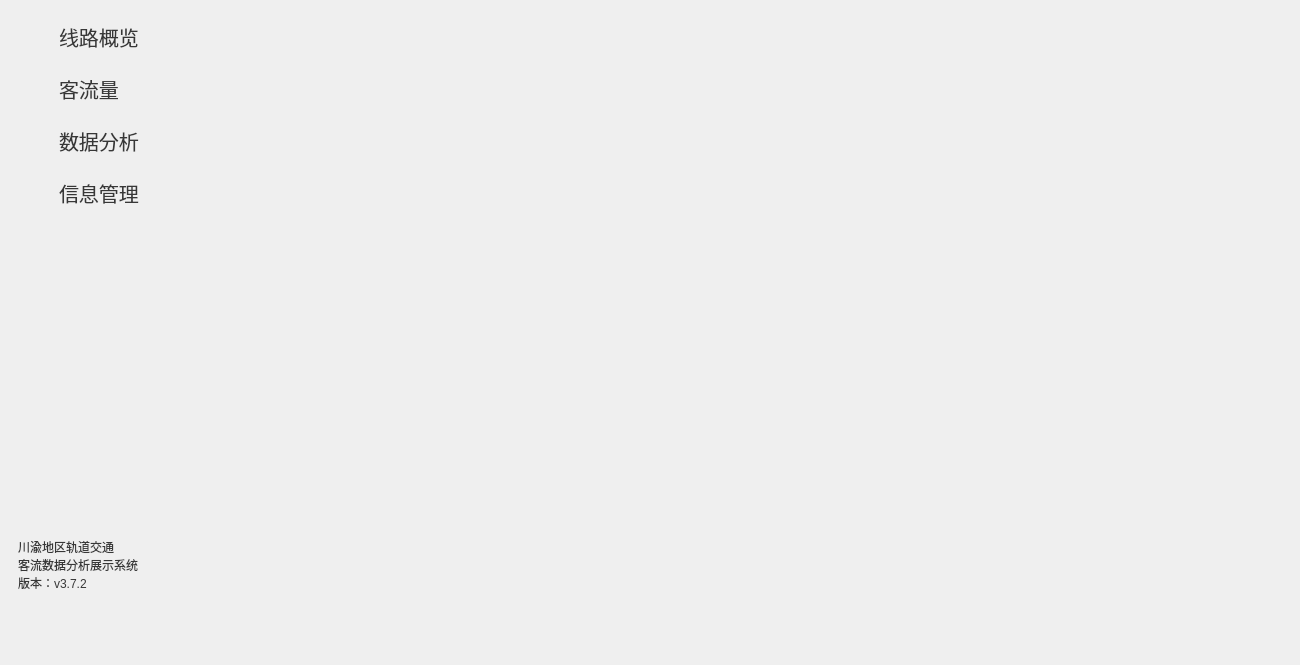
<?xml version="1.0" encoding="UTF-8"?>
<ui version="4.0">
 <class>sideBar</class>
 <widget class="QWidget" name="sideBar">
  <property name="geometry">
   <rect>
    <x>0</x>
    <y>0</y>
    <width>1300</width>
    <height>665</height>
   </rect>
  </property>
  <property name="sizePolicy">
   <sizepolicy hsizetype="Expanding" vsizetype="Expanding">
    <horstretch>0</horstretch>
    <verstretch>0</verstretch>
   </sizepolicy>
  </property>
  <property name="windowTitle">
   <string>Form</string>
  </property>
  <property name="styleSheet">
   <string notr="true"/>
  </property>
  <layout class="QHBoxLayout" name="horizontalLayout">
   <property name="spacing">
    <number>0</number>
   </property>
   <property name="leftMargin">
    <number>0</number>
   </property>
   <property name="topMargin">
    <number>0</number>
   </property>
   <property name="rightMargin">
    <number>0</number>
   </property>
   <property name="bottomMargin">
    <number>0</number>
   </property>
   <item>
    <widget class="QWidget" name="bar" native="true">
     <property name="maximumSize">
      <size>
       <width>200</width>
       <height>16777215</height>
      </size>
     </property>
     <property name="styleSheet">
      <string notr="true">#bar{
border-image: url(:/images/sideBar/black0.png) 0 0 0 0 stretch stretch;
border-bottom-left-radius:12px;
}



/* ====== 通用 ====== */
QWidget#lineButton,
QWidget#trafficButton,
QWidget#dataAnalysisButton,
QWidget#infoManagementButton {
    border: none;                        /* 清除布局间缝隙 */
    border-image: url(:/images/sideBar/black0.png) 0 stretch;   /* 默认（black0）*/
}

/* ====== 悬停高亮 ====== */
QWidget#lineButton:hover,
QWidget#trafficButton:hover,
QWidget#dataAnalysisButton:hover,
QWidget#infoManagementButton:hover {
    border-image: url(:/images/sideBar/black1.png) 0 stretch;   /* hover → black1 */
}

/* ====== 选中常亮 ====== */
QWidget#lineButton[selected=&quot;true&quot;],
QWidget#trafficButton[selected=&quot;true&quot;],
QWidget#dataAnalysisButton[selected=&quot;true&quot;],
QWidget#infoManagementButton[selected=&quot;true&quot;] {
    border-image: url(:/images/sideBar/black2.png) 0 stretch;   /* checked → black2 */
}
</string>
     </property>
     <layout class="QVBoxLayout" name="verticalLayout_2">
      <property name="spacing">
       <number>2</number>
      </property>
      <property name="leftMargin">
       <number>5</number>
      </property>
      <property name="topMargin">
       <number>10</number>
      </property>
      <property name="rightMargin">
       <number>5</number>
      </property>
      <property name="bottomMargin">
       <number>10</number>
      </property>
      <item>
       <widget class="QWidget" name="lineButton" native="true">
        <property name="sizePolicy">
         <sizepolicy hsizetype="Expanding" vsizetype="Fixed">
          <horstretch>0</horstretch>
          <verstretch>0</verstretch>
         </sizepolicy>
        </property>
        <property name="minimumSize">
         <size>
          <width>0</width>
          <height>50</height>
         </size>
        </property>
        <property name="maximumSize">
         <size>
          <width>16777215</width>
          <height>50</height>
         </size>
        </property>
        <property name="cursor">
         <cursorShape>PointingHandCursor</cursorShape>
        </property>
        <property name="mouseTracking">
         <bool>true</bool>
        </property>
        <property name="styleSheet">
         <string notr="true">#lineButton{
 border-radius: 12px;
}</string>
        </property>
        <property name="selected" stdset="0">
         <bool>false</bool>
        </property>
        <layout class="QHBoxLayout" name="horizontalLayout_2">
         <property name="leftMargin">
          <number>13</number>
         </property>
         <property name="rightMargin">
          <number>13</number>
         </property>
         <property name="bottomMargin">
          <number>5</number>
         </property>
         <item>
          <widget class="QWidget" name="logo1" native="true">
           <property name="minimumSize">
            <size>
             <width>35</width>
             <height>35</height>
            </size>
           </property>
           <property name="maximumSize">
            <size>
             <width>35</width>
             <height>35</height>
            </size>
           </property>
           <property name="styleSheet">
            <string notr="true">#logo1{
border-image: url(:/images/sideBar/logo1.png) 0 0 0 0 stretch stretch;
}</string>
           </property>
          </widget>
         </item>
         <item>
          <widget class="QLabel" name="text1">
           <property name="font">
            <font>
             <pointsize>15</pointsize>
            </font>
           </property>
           <property name="styleSheet">
            <string notr="true">color: rgb(55, 55, 55);</string>
           </property>
           <property name="text">
            <string>线路概览</string>
           </property>
          </widget>
         </item>
        </layout>
       </widget>
      </item>
      <item>
       <widget class="QWidget" name="trafficButton" native="true">
        <property name="sizePolicy">
         <sizepolicy hsizetype="Expanding" vsizetype="Fixed">
          <horstretch>0</horstretch>
          <verstretch>0</verstretch>
         </sizepolicy>
        </property>
        <property name="minimumSize">
         <size>
          <width>0</width>
          <height>50</height>
         </size>
        </property>
        <property name="maximumSize">
         <size>
          <width>16777215</width>
          <height>50</height>
         </size>
        </property>
        <property name="cursor">
         <cursorShape>PointingHandCursor</cursorShape>
        </property>
        <property name="styleSheet">
         <string notr="true">#trafficButton{
 border-radius: 12px;
}</string>
        </property>
        <layout class="QHBoxLayout" name="horizontalLayout_3">
         <property name="leftMargin">
          <number>13</number>
         </property>
         <property name="rightMargin">
          <number>13</number>
         </property>
         <property name="bottomMargin">
          <number>5</number>
         </property>
         <item>
          <widget class="QWidget" name="logo2" native="true">
           <property name="minimumSize">
            <size>
             <width>35</width>
             <height>35</height>
            </size>
           </property>
           <property name="maximumSize">
            <size>
             <width>35</width>
             <height>35</height>
            </size>
           </property>
           <property name="styleSheet">
            <string notr="true">#logo2{
border-image: url(:/images/sideBar/logo2.png) 0 0 0 0 stretch stretch;
}</string>
           </property>
          </widget>
         </item>
         <item>
          <widget class="QLabel" name="text2">
           <property name="font">
            <font>
             <pointsize>15</pointsize>
            </font>
           </property>
           <property name="styleSheet">
            <string notr="true">color: rgb(55, 55, 55);</string>
           </property>
           <property name="text">
            <string>客流量</string>
           </property>
          </widget>
         </item>
        </layout>
       </widget>
      </item>
      <item>
       <widget class="QWidget" name="dataAnalysisButton" native="true">
        <property name="sizePolicy">
         <sizepolicy hsizetype="Expanding" vsizetype="Fixed">
          <horstretch>0</horstretch>
          <verstretch>0</verstretch>
         </sizepolicy>
        </property>
        <property name="minimumSize">
         <size>
          <width>0</width>
          <height>50</height>
         </size>
        </property>
        <property name="maximumSize">
         <size>
          <width>16777215</width>
          <height>50</height>
         </size>
        </property>
        <property name="cursor">
         <cursorShape>PointingHandCursor</cursorShape>
        </property>
        <property name="styleSheet">
         <string notr="true">#dataAnalysisButton{
 border-radius: 12px;


}</string>
        </property>
        <layout class="QHBoxLayout" name="horizontalLayout_4">
         <property name="leftMargin">
          <number>13</number>
         </property>
         <property name="rightMargin">
          <number>13</number>
         </property>
         <property name="bottomMargin">
          <number>5</number>
         </property>
         <item>
          <widget class="QWidget" name="logo3" native="true">
           <property name="minimumSize">
            <size>
             <width>35</width>
             <height>35</height>
            </size>
           </property>
           <property name="maximumSize">
            <size>
             <width>35</width>
             <height>35</height>
            </size>
           </property>
           <property name="styleSheet">
            <string notr="true">#logo3{
border-image: url(:/images/sideBar/logo3.png) 0 0 0 0 stretch stretch;
}</string>
           </property>
          </widget>
         </item>
         <item>
          <widget class="QLabel" name="text3">
           <property name="font">
            <font>
             <pointsize>15</pointsize>
            </font>
           </property>
           <property name="styleSheet">
            <string notr="true">color: rgb(55, 55, 55);</string>
           </property>
           <property name="text">
            <string>数据分析</string>
           </property>
          </widget>
         </item>
        </layout>
       </widget>
      </item>
      <item>
       <widget class="QWidget" name="infoManagementButton" native="true">
        <property name="sizePolicy">
         <sizepolicy hsizetype="Expanding" vsizetype="Fixed">
          <horstretch>0</horstretch>
          <verstretch>0</verstretch>
         </sizepolicy>
        </property>
        <property name="minimumSize">
         <size>
          <width>0</width>
          <height>50</height>
         </size>
        </property>
        <property name="maximumSize">
         <size>
          <width>16777215</width>
          <height>50</height>
         </size>
        </property>
        <property name="cursor">
         <cursorShape>PointingHandCursor</cursorShape>
        </property>
        <property name="styleSheet">
         <string notr="true">#infoManagementButton{
 border-radius: 12px;
}

#logo4{
border-image: url(:/images/sideBar/logo4.png) 0 0 0 0 stretch stretch;
}</string>
        </property>
        <layout class="QHBoxLayout" name="horizontalLayout_5">
         <property name="leftMargin">
          <number>13</number>
         </property>
         <property name="rightMargin">
          <number>13</number>
         </property>
         <property name="bottomMargin">
          <number>5</number>
         </property>
         <item>
          <widget class="QWidget" name="logo4" native="true">
           <property name="minimumSize">
            <size>
             <width>35</width>
             <height>35</height>
            </size>
           </property>
           <property name="maximumSize">
            <size>
             <width>35</width>
             <height>35</height>
            </size>
           </property>
          </widget>
         </item>
         <item>
          <widget class="QLabel" name="text4">
           <property name="font">
            <font>
             <pointsize>15</pointsize>
            </font>
           </property>
           <property name="styleSheet">
            <string notr="true">color: rgb(55, 55, 55);</string>
           </property>
           <property name="text">
            <string>信息管理</string>
           </property>
          </widget>
         </item>
        </layout>
       </widget>
      </item>
      <item>
       <spacer name="verticalSpacer">
        <property name="orientation">
         <enum>Qt::Orientation::Vertical</enum>
        </property>
        <property name="sizeHint" stdset="0">
         <size>
          <width>20</width>
          <height>40</height>
         </size>
        </property>
       </spacer>
      </item>
      <item>
       <widget class="QWidget" name="smallphoto" native="true">
        <property name="sizePolicy">
         <sizepolicy hsizetype="Expanding" vsizetype="Fixed">
          <horstretch>0</horstretch>
          <verstretch>0</verstretch>
         </sizepolicy>
        </property>
        <property name="minimumSize">
         <size>
          <width>0</width>
          <height>64</height>
         </size>
        </property>
        <property name="maximumSize">
         <size>
          <width>1000000</width>
          <height>64</height>
         </size>
        </property>
        <layout class="QHBoxLayout" name="horizontalLayout_7">
         <property name="leftMargin">
          <number>0</number>
         </property>
         <property name="topMargin">
          <number>0</number>
         </property>
         <property name="rightMargin">
          <number>0</number>
         </property>
         <property name="bottomMargin">
          <number>0</number>
         </property>
         <item>
          <widget class="QWidget" name="photo1" native="true">
           <property name="sizePolicy">
            <sizepolicy hsizetype="Fixed" vsizetype="Fixed">
             <horstretch>0</horstretch>
             <verstretch>0</verstretch>
            </sizepolicy>
           </property>
           <property name="minimumSize">
            <size>
             <width>64</width>
             <height>64</height>
            </size>
           </property>
           <property name="maximumSize">
            <size>
             <width>64</width>
             <height>64</height>
            </size>
           </property>
           <property name="styleSheet">
            <string notr="true">#photo1{
border-image: url(:/images/photo1.png) 0 0 0 0 stretch stretch;

}</string>
           </property>
          </widget>
         </item>
        </layout>
       </widget>
      </item>
      <item>
       <widget class="QWidget" name="photo" native="true">
        <property name="minimumSize">
         <size>
          <width>190</width>
          <height>64</height>
         </size>
        </property>
        <property name="maximumSize">
         <size>
          <width>190</width>
          <height>64</height>
         </size>
        </property>
        <property name="styleSheet">
         <string notr="true">border-image: url(:/images/photo.png) 0 0 0 0 stretch stretch;</string>
        </property>
       </widget>
      </item>
      <item>
       <widget class="QWidget" name="labelWidget" native="true">
        <property name="sizePolicy">
         <sizepolicy hsizetype="Expanding" vsizetype="Preferred">
          <horstretch>0</horstretch>
          <verstretch>0</verstretch>
         </sizepolicy>
        </property>
        <property name="minimumSize">
         <size>
          <width>0</width>
          <height>80</height>
         </size>
        </property>
        <property name="maximumSize">
         <size>
          <width>16777215</width>
          <height>80</height>
         </size>
        </property>
        <layout class="QVBoxLayout" name="verticalLayout">
         <property name="leftMargin">
          <number>13</number>
         </property>
         <item>
          <widget class="QLabel" name="label">
           <property name="sizePolicy">
            <sizepolicy hsizetype="Expanding" vsizetype="Expanding">
             <horstretch>0</horstretch>
             <verstretch>0</verstretch>
            </sizepolicy>
           </property>
           <property name="styleSheet">
            <string notr="true">color: rgb(55, 55, 55);</string>
           </property>
           <property name="text">
            <string>川渝地区轨道交通
客流数据分析展示系统
版本：v3.7.2</string>
           </property>
          </widget>
         </item>
        </layout>
       </widget>
      </item>
      <item>
       <widget class="QWidget" name="base" native="true">
        <layout class="QHBoxLayout" name="horizontalLayout_6">
         <item>
          <spacer name="horizontalSpacer">
           <property name="orientation">
            <enum>Qt::Orientation::Horizontal</enum>
           </property>
           <property name="sizeHint" stdset="0">
            <size>
             <width>40</width>
             <height>20</height>
            </size>
           </property>
          </spacer>
         </item>
         <item>
          <widget class="QPushButton" name="toggleBtn">
           <property name="minimumSize">
            <size>
             <width>30</width>
             <height>30</height>
            </size>
           </property>
           <property name="maximumSize">
            <size>
             <width>30</width>
             <height>30</height>
            </size>
           </property>
           <property name="cursor">
            <cursorShape>PointingHandCursor</cursorShape>
           </property>
           <property name="styleSheet">
            <string notr="true">#toggleBtn {
    image: url(:/images/sideBar/close.png);
    border: none;                           /* 去边框 */
    background: transparent;                /* 去背景 */
}

#toggleBtn:checked {
    image: url(:/images/sideBar/open.png);
}</string>
           </property>
           <property name="text">
            <string/>
           </property>
           <property name="flat">
            <bool>true</bool>
           </property>
          </widget>
         </item>
        </layout>
       </widget>
      </item>
     </layout>
    </widget>
   </item>
   <item>
    <widget class="QStackedWidget" name="barContent">
     <property name="styleSheet">
      <string notr="true"/>
     </property>
     <widget class="QWidget" name="page0">
      <property name="styleSheet">
       <string notr="true">#page0{
border-image: url(:/images/mainwindow/mainwindow_background.png) 0 0 0 0 stretch stretch;
border-bottom-right-radius: 12px;
}</string>
      </property>
      <layout class="QHBoxLayout" name="page0_layout">
       <property name="spacing">
        <number>0</number>
       </property>
       <property name="leftMargin">
        <number>0</number>
       </property>
       <property name="topMargin">
        <number>0</number>
       </property>
       <property name="rightMargin">
        <number>0</number>
       </property>
       <property name="bottomMargin">
        <number>0</number>
       </property>
      </layout>
     </widget>
     <widget class="QWidget" name="page1">
      <property name="styleSheet">
       <string notr="true">#page1{
border-image: url(:/images/mainwindow/mainwindow_background.png) 0 0 0 0 stretch stretch;
border-bottom-right-radius: 12px;
}</string>
      </property>
      <layout class="QHBoxLayout" name="page1_layout">
       <property name="spacing">
        <number>0</number>
       </property>
       <property name="leftMargin">
        <number>0</number>
       </property>
       <property name="topMargin">
        <number>0</number>
       </property>
       <property name="rightMargin">
        <number>0</number>
       </property>
       <property name="bottomMargin">
        <number>0</number>
       </property>
      </layout>
     </widget>
     <widget class="QWidget" name="page2">
      <property name="styleSheet">
       <string notr="true">#page2{
border-image: url(:/images/mainwindow/mainwindow_background.png) 0 0 0 0 stretch stretch;
border-bottom-right-radius: 12px;
}</string>
      </property>
      <layout class="QHBoxLayout" name="page2_layout">
       <property name="spacing">
        <number>0</number>
       </property>
       <property name="leftMargin">
        <number>0</number>
       </property>
       <property name="topMargin">
        <number>0</number>
       </property>
       <property name="rightMargin">
        <number>0</number>
       </property>
       <property name="bottomMargin">
        <number>0</number>
       </property>
      </layout>
     </widget>
     <widget class="QWidget" name="page3">
      <property name="styleSheet">
       <string notr="true">#page3{
border-image: url(:/images/mainwindow/mainwindow_background.png) 0 0 0 0 stretch stretch;
border-bottom-right-radius: 12px;
}</string>
      </property>
      <layout class="QHBoxLayout" name="page3_layout">
       <property name="spacing">
        <number>0</number>
       </property>
       <property name="leftMargin">
        <number>0</number>
       </property>
       <property name="topMargin">
        <number>0</number>
       </property>
       <property name="rightMargin">
        <number>0</number>
       </property>
       <property name="bottomMargin">
        <number>0</number>
       </property>
      </layout>
     </widget>
    </widget>
   </item>
  </layout>
 </widget>
 <resources/>
 <connections/>
</ui>
